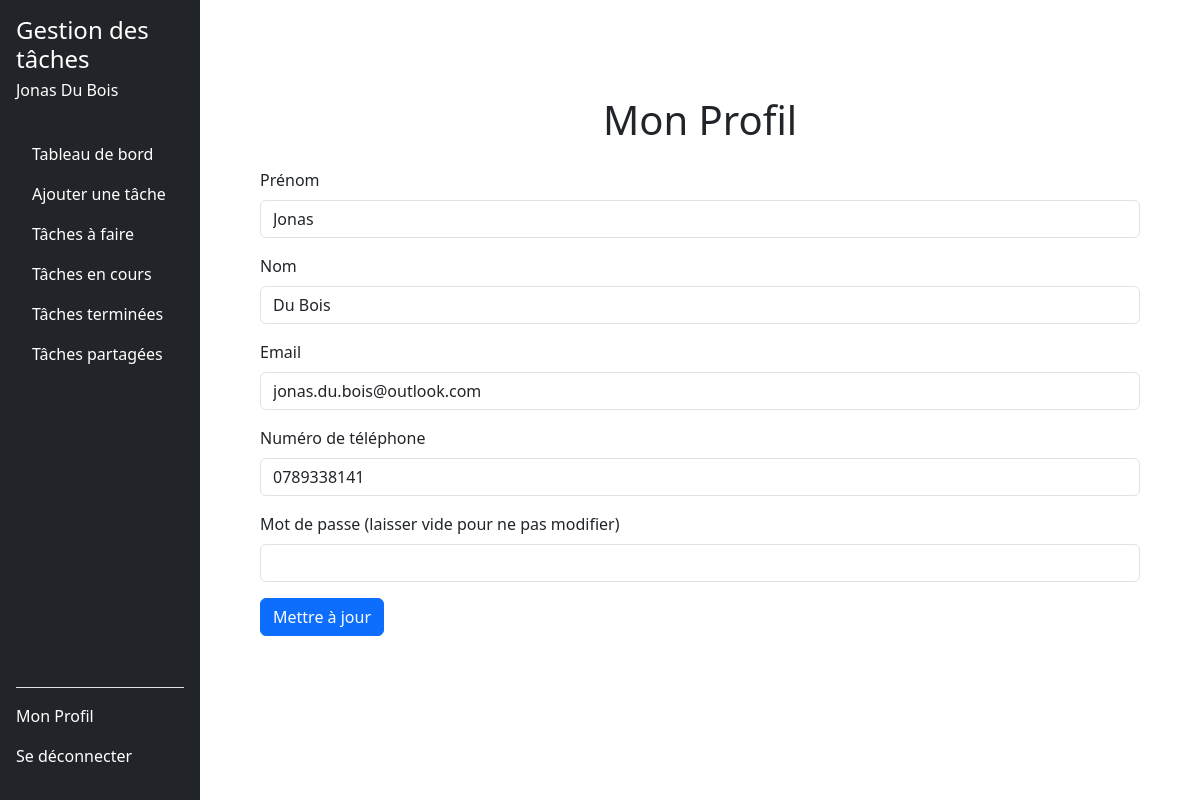
Page /Profile.php (signed in) on the committed database.
### tables this page shows
CREATE TABLE users (
        id INTEGER PRIMARY KEY AUTOINCREMENT,
        nom VARCHAR(120) NOT NULL,
        prenom VARCHAR(120) NOT NULL,
        email VARCHAR(120) NOT NULL UNIQUE,
        noTel VARCHAR(20) NOT NULL UNIQUE,
        motDePasse VARCHAR(255) NOT NULL,
        token VARCHAR(255) DEFAULT NULL,
        is_confirmed BOOLEAN DEFAULT 0
    );

### src/dbManager/DbManagerCRUD.php (called while the page is built, shortened)
<?php
class DbManagerCRUD implements I_ApiCRUD
{
    private $db;
    public function __construct()
    {
        $config = parse_ini_file(__DIR__ . '/../config/db.ini');
        $dsn = $config['dsn'];
        $username = $config['username'];
        $password = $config['password'];
        $this->db = new \PDO($dsn, $username, $password);
    }
    public function rendPersonnes(string $email): array
    {
        $sql = "SELECT * FROM users WHERE email = :email;";
        $stmt = $this->db->prepare($sql);
        $stmt->bindParam(':email', $email, \PDO::PARAM_STR);
        try {
            $stmt->execute();
            $donnees = $stmt->fetchAll(\PDO::FETCH_ASSOC);
            $tabUsers = [];
            foreach ($donnees as $donneesUser) {
                $user = new Users(
                    $donneesUser["prenom"],
                    $donneesUser["nom"],
                    $donneesUser["email"],
                    $donneesUser["noTel"],
                    $donneesUser["motDePasse"],
                    $donneesUser["id"]
                );
                $tabUsers[] = $user;
            }
            return $tabUsers;
        } catch (\PDOException $e) {
            error_log("Erreur lors de la récupération des utilisateurs : " . $e->getMessage());
            return [];
        }
    }
}

### src/dbManager/Users.php (called while the page is built, shortened)
<?php
class Users {
    private $nom;
    private $prenom;
    private $email;
    private $noTel;
    public function __construct(string $prenom, string $nom, string $email, string $noTel, string $motDePasse ,int $id = 0) {
        $this->prenom = $prenom;
        $this->nom = $nom;
        $this->email = $email;
        $this->noTel = $noTel;
    }
    public function rendPrenom(): string {
        return $this->prenom;
    }
    public function rendNom(): string {
        return $this->nom;
    }
    public function rendEmail(): string {
        return $this->email;
    }
    public function rendNoTel(): string {
        return $this->noTel;
    }
}

### Profile.php (the view, shortened to what this page needs)
<!DOCTYPE html>
<html lang="fr">
<head>
    <link href="https://cdn.jsdelivr.net/npm/bootstrap@5.3.0-alpha3/dist/css/bootstrap.min.css" rel="stylesheet">
    <link href="style/styleSheet.css" rel="stylesheet">
</head>
<body>
    <div class="d-flex">
        <?php include 'includes/sidebar.php'; ?>
        <?php
        $userEmail = $_SESSION['email_user'];
        $userInfoArray = $dbManager->rendPersonnes($userEmail);
        $userInfo = $userInfoArray[0];
        ?>
<div class="main-content ms-auto col-md-9 col-lg-10 p-4">
            <main class="container py-5">
                <div class="p-4">
                    <h1 class="text-center mb-4">Mon Profil</h1>
                    <form method="POST" action="">
                        <div class="mb-3">
                            <label for="prenom" class="form-label">Prénom</label>
                            <input type="text" class="form-control" id="prenom" name="prenom" value="<?= htmlspecialchars($userInfo->rendPrenom()) ?>" required>
                        </div>
                        <div class="mb-3">
                            <label for="nom" class="form-label">Nom</label>
                            <input type="text" class="form-control" id="nom" name="nom" value="<?= htmlspecialchars($userInfo->rendNom()) ?>" required>
                        </div>
                        <div class="mb-3">
                            <label for="email" class="form-label">Email</label>
                            <input type="email" class="form-control" id="email" name="email" value="<?= htmlspecialchars($userInfo->rendEmail()) ?>" required>
                        </div>
                        <div class="mb-3">
                            <label for="noTel" class="form-label">Numéro de téléphone</label>
                            <input type="tel" class="form-control" id="noTel" name="noTel" value="<?= htmlspecialchars($userInfo->rendNoTel()) ?>" required>
                        </div>
                        <div class="mb-3">
                            <label for="motDePasse" class="form-label">Mot de passe (laisser vide pour ne pas modifier)</label>
                            <input type="password" class="form-control" id="motDePasse" name="motDePasse">
                        </div>
                        <button type="submit" class="btn btn-primary">Mettre à jour</button>
                    </form>
                </div>
        </div>
    </div>
</body>
</html>

### Includes/sidebar.php (shortened to what this page needs)
<?php
$email = $_SESSION['email_user'];
$dbManager = new DbManagerCRUD();
$users = $dbManager->rendPersonnes($email);
if (!empty($users)) {
    $user = $users[0];
    $userName = $user->rendPrenom() . ' ' . $user->rendNom();
} else {
    $userName = 'Utilisateur inconnu';
}
?>
<div class="col-md-3 col-lg-2 bg-dark text-white sidebar position-fixed vh-100 d-flex flex-column p-3">
    <h4 class="mb-0">Gestion des tâches</h4>
    <p class="mt-1"><?= htmlspecialchars($userName) ?></p>
    <ul class="nav nav-pills flex-column mb-auto pt-3">
    <?php
                    $navLinks = [
                        'dashboard.php' => 'Tableau de bord',
                        'ajouter_tache.php' => 'Ajouter une tâche',
                        'taches_a_faire.php' => 'Tâches à faire',
                        'taches_en_cours.php' => 'Tâches en cours',
                        'taches_terminees.php' => 'Tâches terminées',
                        'taches_partage.php' => 'Tâches partagées',
                    ];
                    foreach ($navLinks as $link => $label) {
                        $active = basename($_SERVER['PHP_SELF']) == $link ? 'active' : '';
                        echo "<li class='nav-item'>
                                <a href='$link' class='nav-link text-white $active'>$label</a>
                              </li>";
                    }
                    ?>
                </ul>
                <div class="mt-auto border-top pt-3">
                    <a href="profile.php" class="nav-link text-white pb-3<?= basename($_SERVER['PHP_SELF']) == 'profile.php' ? 'active' : '' ?>">
                        Mon Profil
                    </a>
                    <a href="logout.php" class="nav-link text-white pb-3">
                        Se déconnecter
                    </a>
                </div>
</div>

### rows in the picture
users: userName "Jonas Du Bois", prenom "Jonas", nom "Du Bois", email "jonas.du.bois@outlook.com", noTel "0789338141"

### other values in the picture
$label "Tableau de bord"
$label "Ajouter une tâche"
$label "Tâches à faire"
$label "Tâches en cours"
$label "Tâches terminées"
$label "Tâches partagées"
